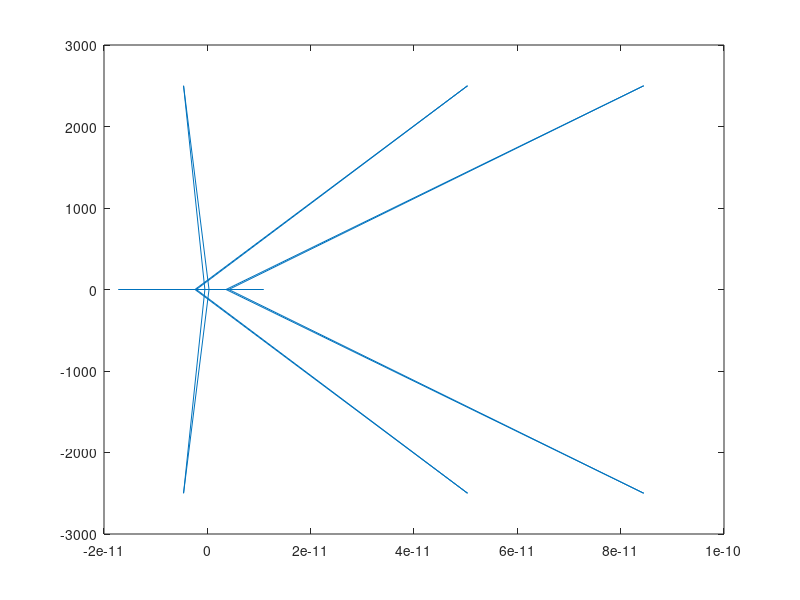

Source code (MATLAB):

fs=200e3;
t=1/fs;
dt=0:t:5e-3-t;
f1=1e3;
f2=20e3;
f3=30e3;
y=5*sin(2*pi*f1*dt)+5*sin(2*pi*f2*dt)+5*sin(2*pi*f3*dt);

z=fft(y);
plot(z);